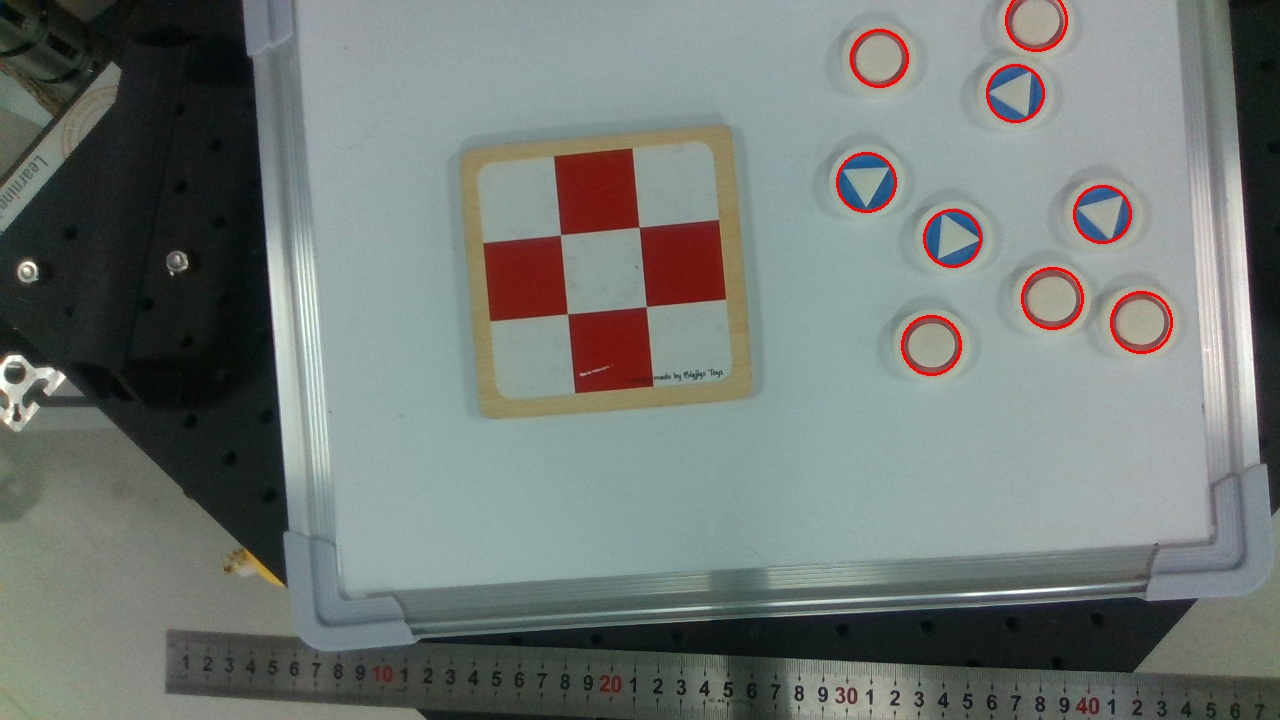
#> input picture Data/Tic-tac-toe-task5/1567066517.jpg, 1280 x 720 px
$ python -i CVAlgorithm.py   (imports and definitions only)   (older library calls are emulated)
#> lines starting #> are read from the running program, lines starting #| are printed output that depends on the picture; after the words box and inside, x2 and y2 are one past the last pixel; in counts of white or black regions, pixels touching at a corner belong together
import numpy as np
import cv2

class CVAlgorithm:
    def __init__(self, name='', id=0):
        self.name = name
        self.id = id

    def color2gray(self, color_image):
        gray_image = cv2.cvtColor(color_image, cv2.COLOR_RGB2GRAY)
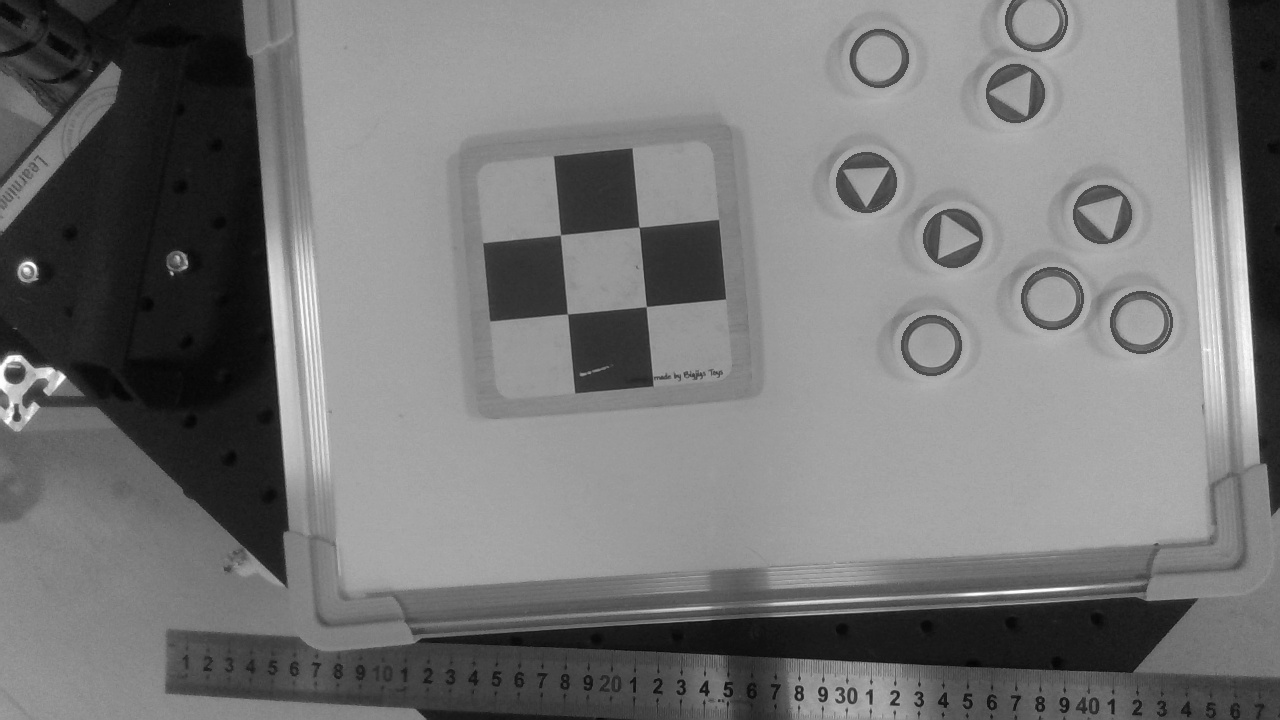
#> gray_image: shape (720, 1280); min 2, max 255, mean 119.1
        return gray_image

    def color2binary(self, color_image, threshold=127, target_value=255, model=cv2.THRESH_BINARY):
        gray_image = self.color2gray(color_image)
        ret, binary_image = cv2.threshold(gray_image, threshold, target_value, model)
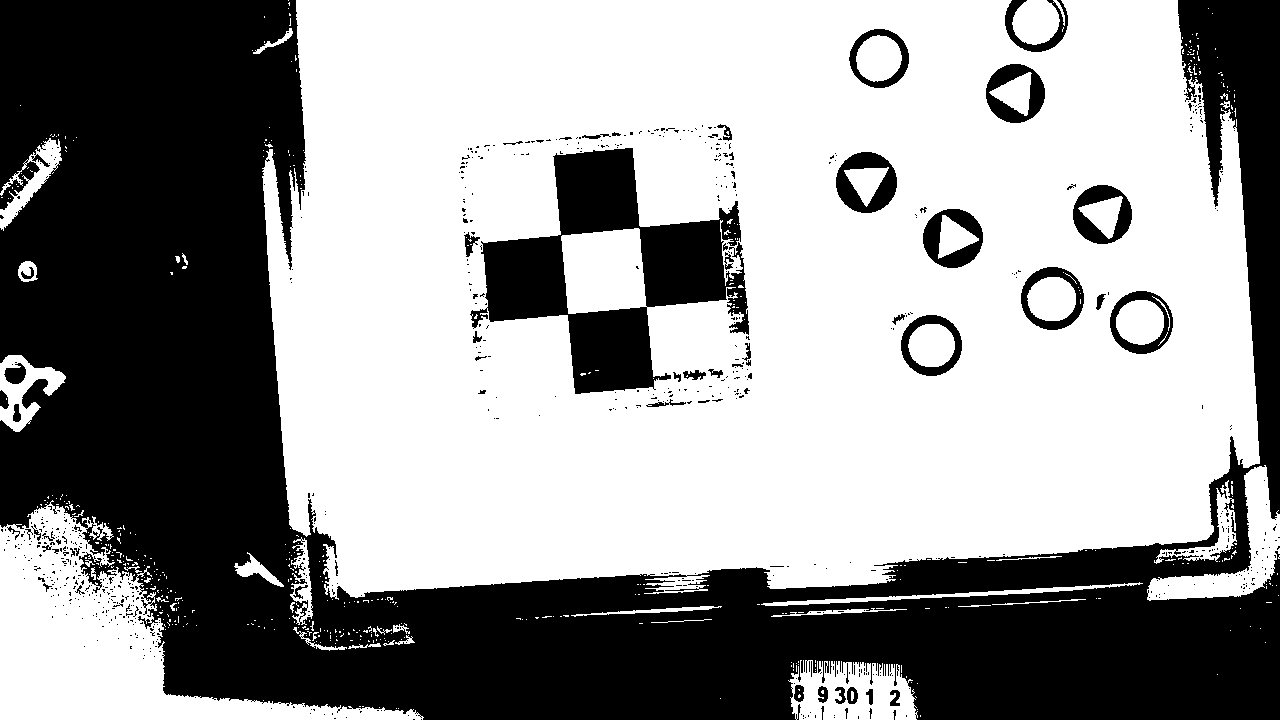
#> binary_image: shape (720, 1280); 59.4% white; 751 black regions (691 under 20 px)
#> ret = 127
        return binary_image

    def find_contours(self, color_image, threshold=127):
        binary_image = self.color2binary(color_image, threshold)
        _, contours, hierarchy = cv2.findContours(binary_image, cv2.RETR_TREE, cv2.CHAIN_APPROX_SIMPLE)
#> contours = 1446 contours, 1323 with area under 20; largest, box (x1, y1, x2, y2) and area: (262, 0, 1260, 600) 532336, (0, 500, 424, 720) 31623, (480, 147, 750, 395) 28119, (788, 660, 918, 720) 5718, (1147, 465, 1280, 601) 5049
        return contours

    def contours_area_filter(self, contours, min_area, max_area):
        eligible_contours=[]
        for contour in contours:
            area = cv2.contourArea(contour)
            if min_area <= area and max_area >= area:
                eligible_contours.append(contour)
        return eligible_contours

    def find_contours_center(self, contours):
        centers = []
        for contour in contours:
            M = cv2.moments(contour)
            cx = int(M['m10'] / M['m00'])
            cy = int(M['m01'] / M['m00'])
            centers.append([cx, cy])
        return centers

    def find_min_area_rectangle(self, contour):
        rectangle = cv2.minAreaRect(contour)
        box = cv2.BoxPoints(rectangle)
        return rectangle, box

    def color_mask(self, color_image, lower_color, upper_color):
        hsv = cv2.cvtColor(color_image, cv2.COLOR_BGR2HSV)
        mask = cv2.inRange(hsv, lower_color, upper_color)
        mask_image = cv2.bitwise_and(color_image, color_image, mask=mask)
        return mask_image

    def crop_mask(self, color_image, region):
        mask = np.zeros(color_image.shape[0:2], dtype="uint8")
        roi = cv2.rectangle(mask, (region[0], region[1]), (region[2], region[3]),
                      255, -1)
        return cv2.add(color_image,
                       np.zeros(np.shape(color_image), dtype=np.uint8),
                       mask=roi)

    def match_template(self, background, template):
        gray_background = self.color2gray(background)
        w, h = template.shape[::-1]
        res = cv2.matchTemplate(gray_background, template, cv2.TM_CCOEFF_NORMED) #4
        min_val, max_val, min_loc, max_loc = cv2.minMaxLoc(res)
        top_left = max_loc
        bottom_right = (top_left[0] + w, top_left[1] + h)
        cv2.rectangle(background, top_left, bottom_right, [0, 0, 255], 1)
        return background, top_left, bottom_right

>>> import cv2
>>> picture = cv2.cvtColor(cv2.imread('../../Data/Tic-tac-toe-task5/1567066517.jpg'), cv2.COLOR_BGR2RGB)
>>> result = CVAlgorithm().find_contours(picture)
#> result has the same summary as contours in find_contours

$ run again, on Data/Tic-tac-toe-task5/1567066689.jpg
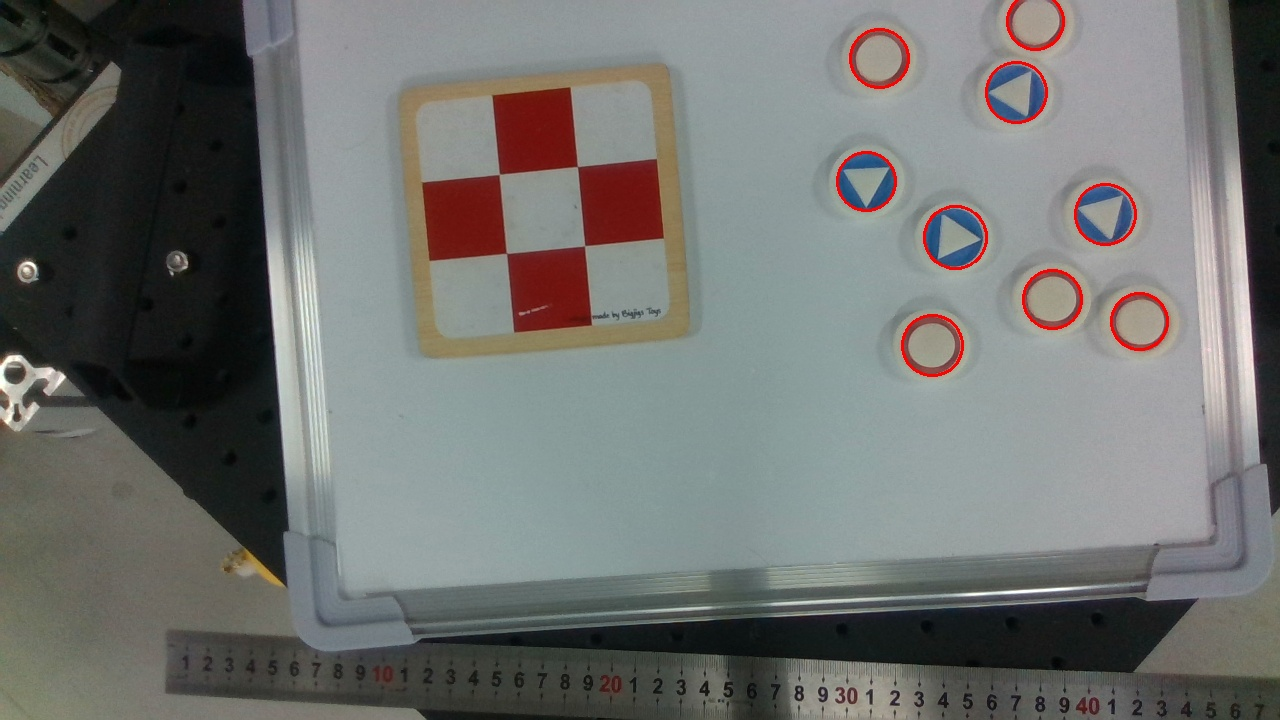
#> input picture Data/Tic-tac-toe-task5/1567066689.jpg, 1280 x 720 px
#> in color2gray, `gray_image = cv2.cvtColor(color_image, cv2.COLOR_RGB2GRAY)`:
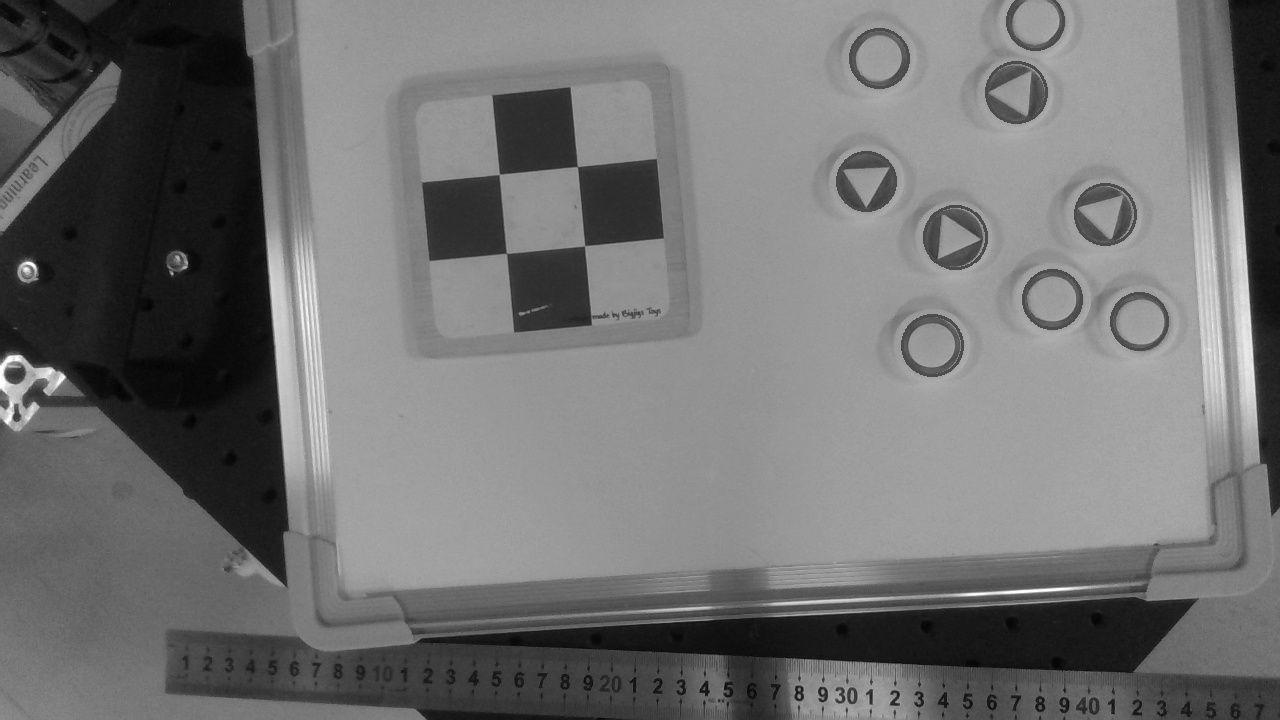
#> gray_image: shape (720, 1280); min 2, max 255, mean 113.6
#> in color2binary, `ret, binary_image = cv2.threshold(gray_image, threshold, target_value,..`:
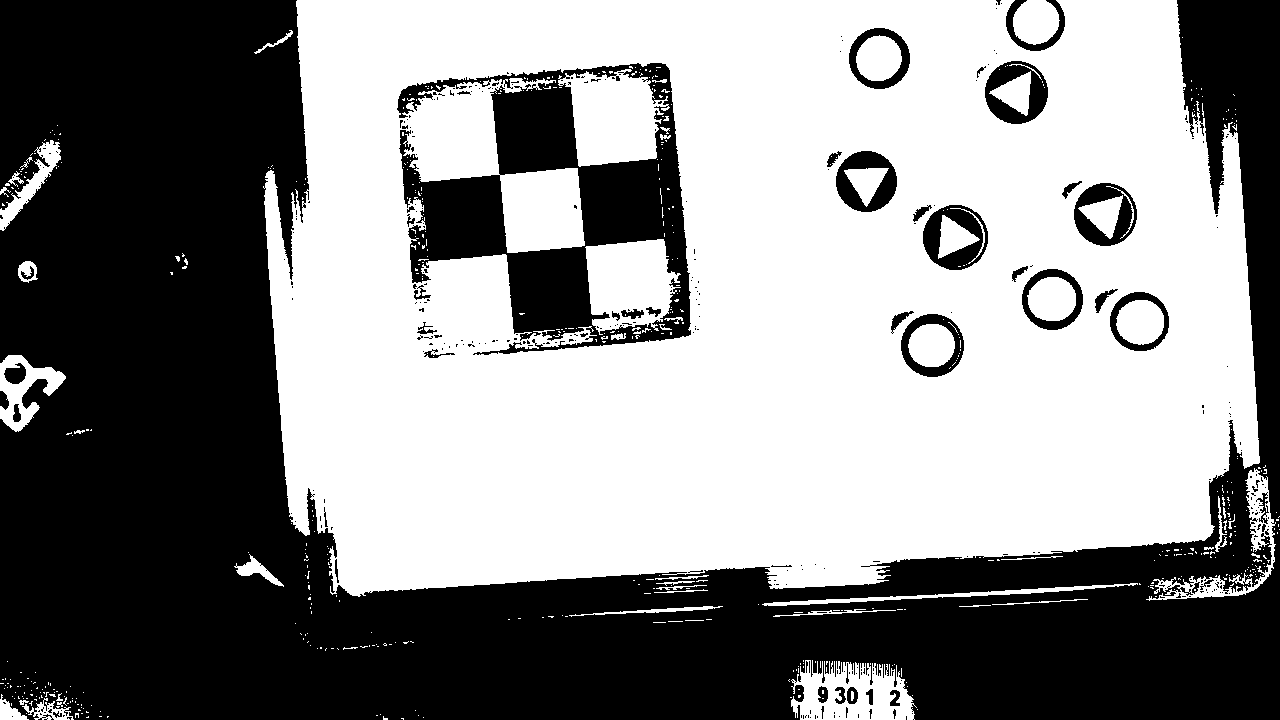
#> binary_image: shape (720, 1280); 54% white; 345 black regions (297 under 20 px)
#> ret = 127
#> contours = 1030 contours, 928 with area under 20; largest, box (x1, y1, x2, y2) and area: (263, 0, 1260, 597) 528658, (396, 62, 692, 356) 52500, (558, 69, 670, 167) 7076, (585, 239, 681, 335) 6471, (791, 660, 917, 720) 5104
#> result has the same summary as contours in find_contours
